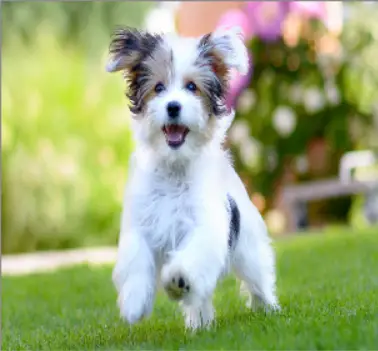
#> input picture dog.webp, 378 x 351 px
$ python faceimg.py
#> lines starting #> are read from the running program, lines starting #| are printed output that depends on the picture; after the words box and inside, x2 and y2 are one past the last pixel; in counts of white or black regions, pixels touching at a corner belong together
# Import the OpenCV library
import cv2

# Import the randrange function from the random module
from random import randrange

# Load a pre-trained data file for detecting faces using the Haar cascade algorithm
trained_face_data = cv2.CascadeClassifier('haarcascade_frontalface_default.xml')

# Choose an image to detect faces in
img = cv2.imread('dog.webp')  # Read an image using OpenCV
#> img is the input picture: shape (351, 378, 3); mean B, G, R 120.6, 169.7, 157.3

# Convert the image to grayscale as Haar cascade works on grayscale images
grayscaled_img = cv2.cvtColor(img, cv2.COLOR_BGR2GRAY)
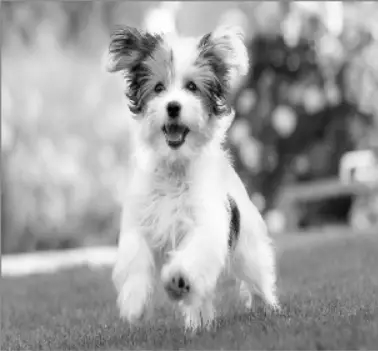
#> grayscaled_img: shape (351, 378); min 0, max 255, mean 160.4

# Detect faces in the grayscale image using the trained face data
face_coordinates = trained_face_data.detectMultiScale(grayscaled_img)
#> face_coordinates = ()

# Draw rectangles around the detected faces in the original color image
for (x, y, w, h) in face_coordinates:
    # Draw a rectangle around each face with a random color
    cv2.rectangle(img, (x, y), (x+w, y+h), (randrange(128, 256), randrange(128, 256), randrange(128, 256)), 2)
#> this loop made 0 passes

# Display the image with the detected faces
cv2.imshow("Michael Programmer", img)

# Wait for a key press and store the key code
key = cv2.waitKey()
#> (key Esc is pressed here)

# Print a completion message
print("Code completed")

$ run again, with faces.webp copied over dog.webp
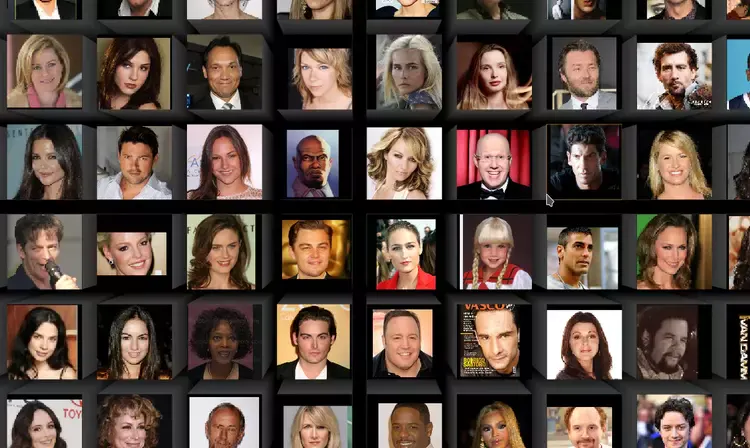
#> input picture faces.webp, 750 x 448 px
#> img is the input picture: shape (448, 750, 3); mean B, G, R 64.5, 72.3, 87.2
#> `grayscaled_img = cv2.cvtColor(img, cv2.COLOR_BGR2GRAY)`:
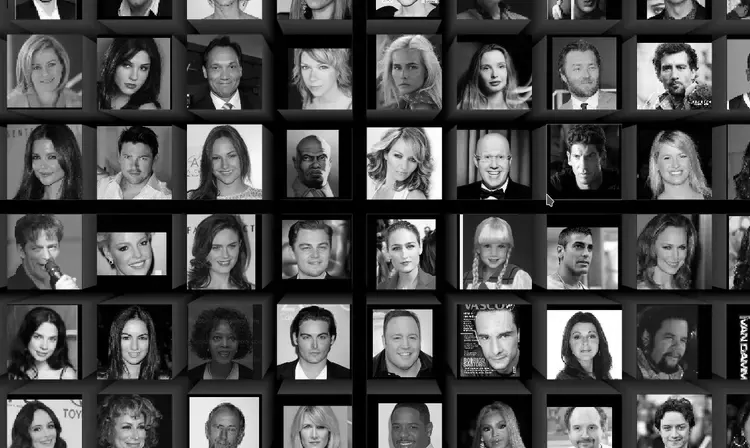
#> grayscaled_img: shape (448, 750); min 0, max 255, mean 75.9
#> face_coordinates = 35 rows, first 6: [299, 147, 30, 30], [29, 325, 33, 33], [384, 52, 41, 41], [475, 52, 39, 39], [114, 51, 41, 41], [471, 137, 47, 47]
#> the loop `for (x, y, w, h) in face_coordinates:` made 35 passes
#> after the loop `for (x, y, w, h) in face_coordinates:`:
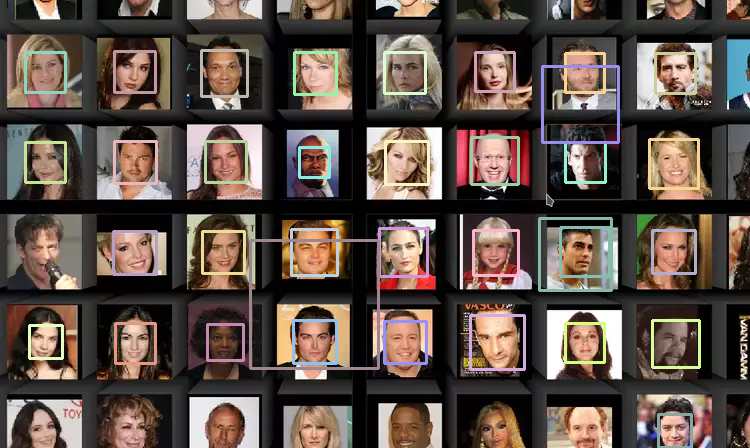
#> img: shape (448, 750, 3); 5.64% of pixels changed, all inside (x1, y1, x2, y2) = (24, 49, 701, 448)
